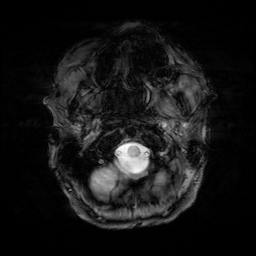
#> input picture first-img.png, 256 x 256 px
$ jupyter execute 'Tibbi_Goruntu_İsleme.ipynb'   (shell and % lines are left out)   (older library calls are emulated)
#> lines starting #> are read from the running program, lines starting #| are printed output that depends on the picture; after the words box and inside, x2 and y2 are one past the last pixel; in counts of white or black regions, pixels touching at a corner belong together
# Kütüphane Tanımlamaları

[cell 1]
import numpy as np
import pydicom
import png
import cv2 as cv
import glob
import re
import cv2
import matplotlib.pyplot as plt
import os

# Histogram Eşitleme

[cell 2]
#Resimlerimizden bir örnek alıp ekrana yazdırıyoruz
img = cv2.imread('first-img.png', 0)
#> img is the input picture: shape (256, 256); min 0, max 255, mean 21.5
plt.imshow(img, cmap='gray'), plt.grid(False)
plt.xticks([]), plt.yticks([])

[cell 3]
hist = cv2.calcHist([img],[0],None,[50],[0,256])
#> hist = 50 values, max 36214 at index 0, min 7 at index 49, mean 1310.7

# görüntünün histogram grafiğine bakıyoruz
plt.bar(range(50), hist.ravel())
plt.title('Bir Alzheimer Görüntüsünün Histogramı')
plt.xlabel('Gri Değerleri')
plt.ylabel('Frekans')
#> figure, not shown here; tallest bar 36214 high, from x = -0.4 to 0.4

[cell 4]
# Görüntüyü manipüle etmek için fonksiyon tanımlıyoruz
def manip_image(image, alpha, beta):

#> called with alpha = 1, beta = 85
  new_image = np.zeros(image.shape, image.dtype)

  for y in range(image.shape[0]):
    for x in range(image.shape[1]):
        new_image[y,x] = np.clip(alpha*image[y,x] + beta, 0, 255)
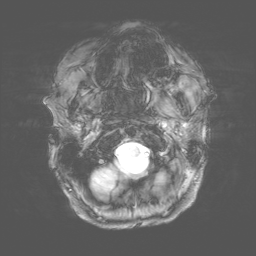
#> new_image: shape (256, 256); min 85, max 255, mean 106.1

  return new_image

[cell 5]
#Resmin değerlerini alpha ile çarpıp beta değerini ekleyerek yeni sonuçlar oluşturuyoruz
bright = manip_image(img, 1, 85)
dark = manip_image(img, 1, -130)

# Sonuçları karşılaştırıyoruz
plt.figure()
plt.subplot(231), plt.imshow(dark, cmap='gray')
plt.grid(False), plt.xticks([]), plt.yticks([])

plt.subplot(232), plt.imshow(img, cmap='gray')
plt.grid(False), plt.xticks([]), plt.yticks([])


plt.subplot(233),plt.imshow(bright, cmap='gray')
plt.grid(False), plt.xticks([]), plt.yticks([])

plt.subplot(234)
plt.plot(cv2.calcHist([dark],[0],None,[256],[0,256])), plt.ylim((0, 1750))

plt.subplot(235)
plt.plot(cv2.calcHist([img],[0],None,[256],[0,256]))

plt.subplot(236)
plt.plot(cv2.calcHist([bright],[0],None,[256],[0,256]))
#> figure, not shown here; panel 4: curve peaks at x = 0, y = 64156; panel 5: curve peaks at x = 0, y = 14382; panel 6: curve peaks at x = 85, y = 14382

[cell 6]
#Görüntünün kontrastını değiştiriyoruz
increase_contrast = manip_image(img, 1.35, 0)
decrease_contrast = manip_image(img, 0.35, 0)

# Sonuçları karşılaştırıyoruz
plt.figure()
plt.subplot(231), plt.imshow(decrease_contrast, cmap='gray')
plt.grid(False), plt.xticks([]), plt.yticks([])

plt.subplot(232), plt.imshow(img, cmap='gray')
plt.grid(False), plt.xticks([]), plt.yticks([])


plt.subplot(233),plt.imshow(increase_contrast, cmap='gray')
plt.grid(False), plt.xticks([]), plt.yticks([])

plt.subplot(234)
plt.bar(range(256),
        cv2.calcHist([decrease_contrast],[0],None,[256],[0,256]).ravel())
plt.ylim((0, 1750))

plt.subplot(235)
plt.bar(range(256),
        cv2.calcHist([img],[0],None,[256],[0,256]).ravel())
plt.ylim((0, 1750))

plt.subplot(236)
plt.bar(range(256),
        cv2.calcHist([increase_contrast],[0],None,[256],[0,256]).ravel())
plt.ylim((0, 1750))
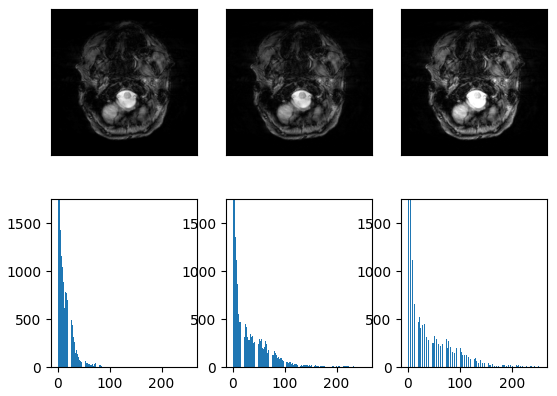
#> figure drawn by matplotlib, 6 panels; panel 4: tallest bar 29460 high, from x = -0.4 to 0.4; panel 5: tallest bar 14382 high, from x = -0.4 to 0.4; panel 6: tallest bar 14382 high, from x = -0.4 to 0.4

[cell 7]
#Arttırılmış kontrast olan görüntü daha net olduğu için daha sonra kullanmak üzere kaydediyorum
cv2.imwrite('/content/drive/MyDrive/contrast_up.png',increase_contrast)
#> Out = True

[cell 8]
#Görüntünün renk dağılımını eşitleme ile dağıtıyoruz (seçtiğim görüntüde pek iyi sonuç vermedi gibi gözüküyor)
img_eq = cv2.equalizeHist(img)
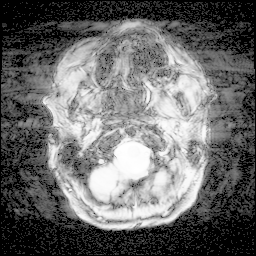
#> img_eq: shape (256, 256); min 0, max 255, mean 105.2

grid = plt.GridSpec(3, 4, wspace=0.3, hspace=0.2)

plt.subplot(grid[:2, :2])
plt.imshow(img, cmap='gray')
plt.grid(False), plt.xticks([]), plt.yticks([])

plt.subplot(grid[:2, 2:])
plt.imshow(img_eq, cmap='gray')
plt.grid(False), plt.xticks([]), plt.yticks([])

plt.subplot(grid[2, :2])
plt.bar(range(256),
        cv2.calcHist([img],[0],None,[256],[0,256]).ravel())

plt.subplot(grid[2, 2:])
plt.bar(range(256),
        cv2.calcHist([img_eq],[0],None,[256],[0,256]).ravel())
#> figure, not shown here; panel 3: tallest bar 14382 high, from x = -0.4 to 0.4; panel 4: tallest bar 14382 high, from x = -0.4 to 0.4

[cell 9]
#Clahe ile kontrast arttırma yapmaya çalışıyoruz. Ayrıntı ve kenarları daha iyi göstermek için bu güze bir yöntem
clahe = cv2.createCLAHE(clipLimit=2.0, tileGridSize=(32, 32))
img_cl = clahe.apply(img)

grid = plt.GridSpec(3, 4, wspace=0.4, hspace=0.3)

plt.subplot(grid[:2, :2])
plt.imshow(img, cmap='gray')
plt.grid(False), plt.xticks([]), plt.yticks([])

plt.subplot(grid[:2, 2:])
plt.imshow(img_cl, cmap='gray')
plt.grid(False), plt.xticks([]), plt.yticks([])

plt.subplot(grid[2, :2])
plt.bar(range(256),
        cv2.calcHist([img],[0],None,[256],[0,256]).ravel())

plt.subplot(grid[2, 2:])
plt.bar(range(256),
        cv2.calcHist([img_cl],[0],None,[256],[0,256]).ravel())
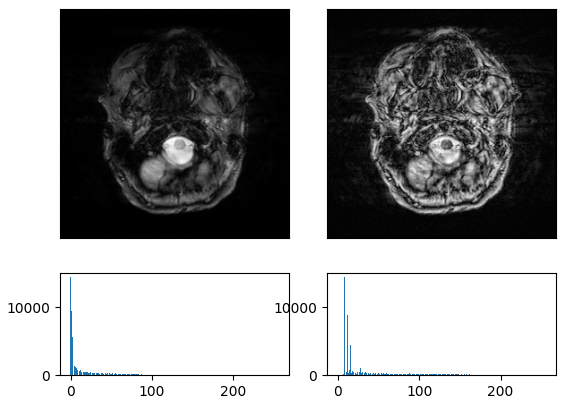
#> figure drawn by matplotlib, 4 panels; panel 3: tallest bar 14382 high, from x = -0.4 to 0.4; panel 4: tallest bar 14360 high, from x = 7.6 to 8.4

[cell 10]
# Aldığım çıktıda kıvrım ve detaylar artmış gibi görünüyor, bu resmi de ayrıca kaydediyorum
cv2.imwrite('/content/drive/MyDrive/clahed_img.png',img_cl)
#> Out = True

# Sobel / Laplacian

[cell 11]
#Kontrastı arttırılmış resimle laplacian ve sobel deniyorum
frame = cv2.imread('/content/drive/MyDrive/contrast_up.png',0)

#laplacian
laplacian = cv2.Laplacian(frame,cv2.CV_64F)

# 1.0 sobel
sobel = cv2.Sobel(frame,cv2.CV_64F,1,0,ksize=5)

plt.subplot(2,2,1),plt.imshow(frame, cmap = 'gray')
plt.title('Orjinal'), plt.xticks([]), plt.yticks([])
plt.subplot(2,2,2),plt.imshow(laplacian, cmap = 'gray')
plt.title('Laplacian'), plt.xticks([]), plt.yticks([])
plt.subplot(2,2,3),plt.imshow(sobel, cmap = 'gray')
plt.title('Sobel'), plt.xticks([]), plt.yticks([])

plt.show()

[cell 12]
#Clahe uygulanmış resimle laplacian ve sobel deniyorum
# Öncekinden daha detaylı bir çıktıya ulaşıyorum
frame = cv2.imread('/content/drive/MyDrive/clahed_img.png',0)

#laplacian
laplacian = cv2.Laplacian(frame,cv2.CV_64F)

# 1.0 sobel
sobel = cv2.Sobel(frame,cv2.CV_64F,1,0,ksize=5)

plt.subplot(2,2,1),plt.imshow(frame, cmap = 'gray')
plt.title('Orjinal'), plt.xticks([]), plt.yticks([])
plt.subplot(2,2,2),plt.imshow(laplacian, cmap = 'gray')
plt.title('Laplacian'), plt.xticks([]), plt.yticks([])
plt.subplot(2,2,3),plt.imshow(sobel, cmap = 'gray')
plt.title('Sobel'), plt.xticks([]), plt.yticks([])

plt.show()

[cell 13]
# Sobel çıktısı detaylı görünüyor, kaydediyorum.
cv2.imwrite('/content/drive/MyDrive/sobel_img.png',sobel)
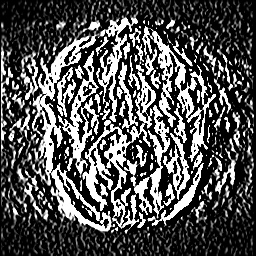
#> saved as sobel_img.png: shape (256, 256); min 0, max 255, mean 81.9
#> Out = True

# Sobel

[cell 14]
img = cv2.imread('/content/drive/MyDrive/contrast_up.png')
#> img: shape (256, 256, 3); min 0, max 255, mean 28.3
output = cv2.Sobel(img,cv2.CV_8U,1,0,ksize=5)

plt.imshow(output)
plt.title('Prewitt Y'), plt.xticks([]), plt.yticks([])
plt.show()

# Sobel x,y & laplacian

[cell 15]
img0 = cv2.imread("/content/drive/MyDrive/clahed_img.png",)
#> img0: shape (256, 256, 3); min 5, max 255, mean 48.6

gray = cv2.cvtColor(img0, cv2.COLOR_BGR2GRAY)

# resimdeki gürültüleri gideriyoruz
img = cv2.GaussianBlur(gray,(3,3),0) #resimdeki karlamaları gidermek için kullanıyoruz
#> img: shape (256, 256)

# Burada kenar bulma algoritmalarından laplacian ve sobeli kullanıyoruz, sobel i x ve y olarak yapıyoruz
laplacian = cv2.Laplacian(img,cv2.CV_64F)
sobelx = cv2.Sobel(img,cv2.CV_64F,1,0,ksize=5)  # x
sobely = cv2.Sobel(img,cv2.CV_64F,0,1,ksize=5)  # y
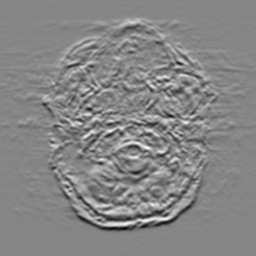
#> sobely: shape (256, 256) float64; min -6839, max 6182, mean 0; drawn with min black and max white

plt.subplot(2,2,1),plt.imshow(img,cmap = 'gray')
plt.title('Original'), plt.xticks([]), plt.yticks([])
plt.subplot(2,2,2),plt.imshow(laplacian,cmap = 'gray')
plt.title('Laplacian'), plt.xticks([]), plt.yticks([])
plt.subplot(2,2,3),plt.imshow(sobelx,cmap = 'gray')
plt.title('Sobel X'), plt.xticks([]), plt.yticks([])
plt.subplot(2,2,4),plt.imshow(sobely,cmap = 'gray')
plt.title('Sobel Y'), plt.xticks([]), plt.yticks([])

plt.show()

#Kırpma

[cell 16]
#Resmimize kırpma işlemi uyguluyoruz
frame = cv2.imread('/content/drive/MyDrive/contrast_up.png')
#Alınan görüntüyü 10,100 - 100,200 şeklinde kırp
kesilmis_frame = frame[10:100, 70:300]
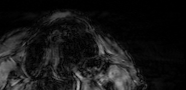
#> kesilmis_frame: shape (90, 186, 3); min 0, max 176, mean 22.3
plt.imshow(kesilmis_frame)
plt.show()

# Resize

[cell 17]
img = cv.imread('/content/drive/MyDrive/contrast_up.png')
height, width = img.shape[:2]
#> height = 256; width = 256
#Orijinal boyutunu 2 kat büyütüyoruz
sonuc = cv.resize(img,(2*width, 2*height), interpolation = cv.INTER_LINEAR)
plt.imshow(img)
plt.title('Orijinal')
plt.show()
plt.imshow(sonuc)
plt.title('x2 boyut')
plt.show()

# Thresholding

[cell 18]
#Burada resmi çeşitli yöntemlerle binary olarak çeviriyoruz.
img = cv.imread('/content/drive/MyDrive/clahed_img.png',0)

ret,thresh1 = cv.threshold(img,127,255,cv.THRESH_BINARY)
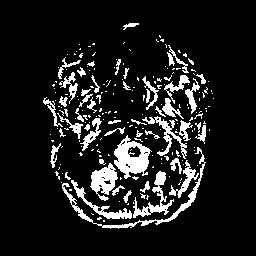
#> thresh1: shape (256, 256); 11.6% white; 218 white regions (167 under 20 px), largest, box (x1, y1, x2, y2) and area: (114, 135, 152, 179) 889, (62, 147, 206, 229) 762, (90, 163, 118, 201) 573
ret,thresh2 = cv.threshold(img,127,255,cv.THRESH_BINARY_INV)
ret,thresh3 = cv.threshold(img,127,255,cv.THRESH_TRUNC)
ret,thresh4 = cv.threshold(img,127,255,cv.THRESH_TOZERO)
ret,thresh5 = cv.threshold(img,127,255,cv.THRESH_TOZERO_INV)

titles = ['Orijinal Görüntü','BINARY','BINARY_INV','TRUNC','TOZERO','TOZERO_INV']

images = [img, thresh1, thresh2, thresh3, thresh4, thresh5]

for i in range(6):
    plt.subplot(2,3,i+1),plt.imshow(images[i],'gray')
    plt.title(titles[i])
    plt.xticks([]),plt.yticks([])
plt.show()

# Kenar Belirleme - 1

[cell 19]
#canny kullanarak görüntümüzün kenarlarını çıkartıyoruz
img = cv2.imread('/content/drive/MyDrive/clahed_img.png',0)
edges = cv2.Canny(img,50,180)
#> edges: shape (256, 256); 17.6% white in thin lines or dots, all inside (x1, y1, x2, y2) = (18, 18, 241, 231)
plt.subplot(121),plt.imshow(img,cmap = 'gray')
plt.title('Orjinal'), plt.xticks([]), plt.yticks([])
plt.subplot(122),plt.imshow(edges,cmap = 'gray')
plt.title('Canny'), plt.xticks([]), plt.yticks([])

plt.show()

[cell 20]
#bu sefer kontrastı arttırılmış görüntü ile deniyorum
# sonuç daha az karışık gözüküyor, belki daha önemli kısımların vurgulanmasında önemli olabilir
img = cv2.imread('/content/drive/MyDrive/contrast_up.png',0)
edges = cv2.Canny(img,50,180)
#> edges: shape (256, 256); 12.4% white in thin lines or dots, all inside (x1, y1, x2, y2) = (42, 21, 218, 230)
plt.subplot(121),plt.imshow(img,cmap = 'gray')
plt.title('Orjinal'), plt.xticks([]), plt.yticks([])
plt.subplot(122),plt.imshow(edges,cmap = 'gray')
plt.title('Canny'), plt.xticks([]), plt.yticks([])

plt.show()

# Kenar Belirleme - 2

[cell 21]
img = cv2.imread('/content/drive/MyDrive/contrast_up.png')
gray = cv2.cvtColor(img, cv2.COLOR_BGR2GRAY)
img_gaussian = cv2.GaussianBlur(gray,(3,3),0)

[cell 22]
img_canny = cv2.Canny(img,100,200)

[cell 23]
#sobel
#birinci derece türev kullanarak kenar hesaplaması yapar
img_sobelx = cv2.Sobel(img_gaussian,cv2.CV_8U,1,0,ksize=5)
img_sobely = cv2.Sobel(img_gaussian,cv2.CV_8U,0,1,ksize=5)
img_sobel = img_sobelx + img_sobely
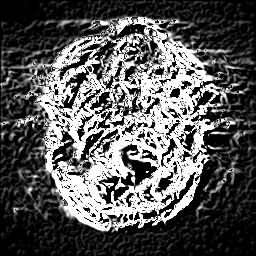
#> img_sobel: shape (256, 256); min 0, max 255, mean 87.8

[cell 24]
#prewitt
#Görüntünün değişim hızını baz alarak kenar belirleyen algoritmadır
kernelx = np.array([[1,1,1],[0,0,0],[-1,-1,-1]])
kernely = np.array([[-1,0,1],[-1,0,1],[-1,0,1]])
img_prewittx = cv2.filter2D(img_gaussian, -1, kernelx)
img_prewitty = cv2.filter2D(img_gaussian, -1, kernely)

[cell 25]
plt.imshow(img,cmap="gray")
plt.title('Orijinal Görüntü'), plt.xticks([]), plt.yticks([])
plt.show()
plt.imshow( img_canny,cmap="gray")
plt.title('Canny'), plt.xticks([]), plt.yticks([])
plt.show()
plt.imshow(img_prewittx,cmap="gray")
plt.title('Prewitt X'), plt.xticks([]), plt.yticks([])
plt.show()
plt.imshow(img_prewitty,cmap="gray")
plt.title('Prewitt Y'), plt.xticks([]), plt.yticks([])
plt.show()

# Morfolojik Operasyonlar

[cell 26]
frame = cv2.imread('/content/drive/MyDrive/contrast_up.png',0)
#Numpy ile kernel matris tanımı
kernel = np.ones((5,5),np.uint8)

#Açma
sonuc = cv2.morphologyEx(frame, cv2.MORPH_OPEN, kernel)
#> sonuc: shape (256, 256)
plt.imshow(sonuc,cmap="gray")
plt.title('Open'), plt.xticks([]), plt.yticks([])

[cell 27]
frame = cv2.imread('/content/drive/MyDrive/contrast_up.png',0)
#Numpy ile kernel matris tanımı
kernel = np.ones((5,5),np.uint8)
#Aşındırma işlemi
sonuc = cv2.erode(frame,kernel,iterations = 1)
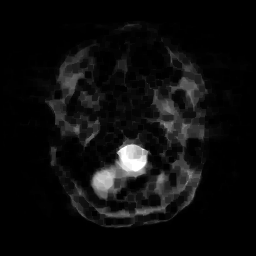
#> sonuc: shape (256, 256); min 0, max 255, mean 13.6
plt.imshow(sonuc,cmap="gray")
plt.title('Erode'), plt.xticks([]), plt.yticks([])

$ run again, with sobel_img.png copied over first-img.png
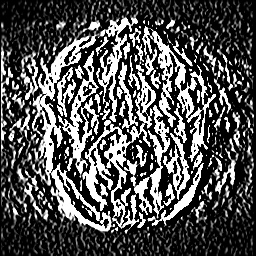
#> input picture sobel_img.png, 256 x 256 px
#> img is the input picture: shape (256, 256); min 0, max 255, mean 81.9
#> hist = 50 values, max 33989 at index 0, min 99 at index 43, mean 1310.7
#> after the loop in manip_image (call 4), `for y in range(image.shape[0]):`:
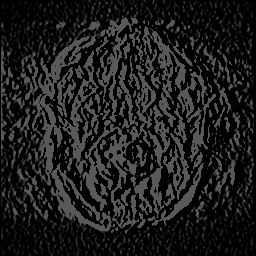
#> new_image: shape (256, 256); min 0, max 89, mean 28.5
#> `cv2.imwrite('/content/drive/MyDrive/contrast_up.png',increase_contrast)`: Out = True
#> thresh1: shape (256, 256); 32.7% white; 656 white regions (574 under 20 px), largest, box (x1, y1, x2, y2) and area: (82, 44, 170, 234) 3905, (30, 20, 115, 232) 3627, (142, 26, 216, 162) 2002
#> img_canny: shape (256, 256); 27.9% white in thin lines or dots
#> `sonuc = cv2.erode(frame,kernel,iterations = 1)`:
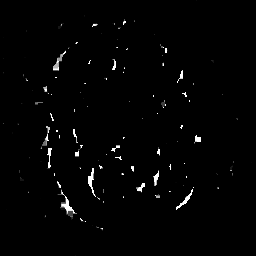
#> sonuc: shape (256, 256); min 0, max 255, mean 3.5
